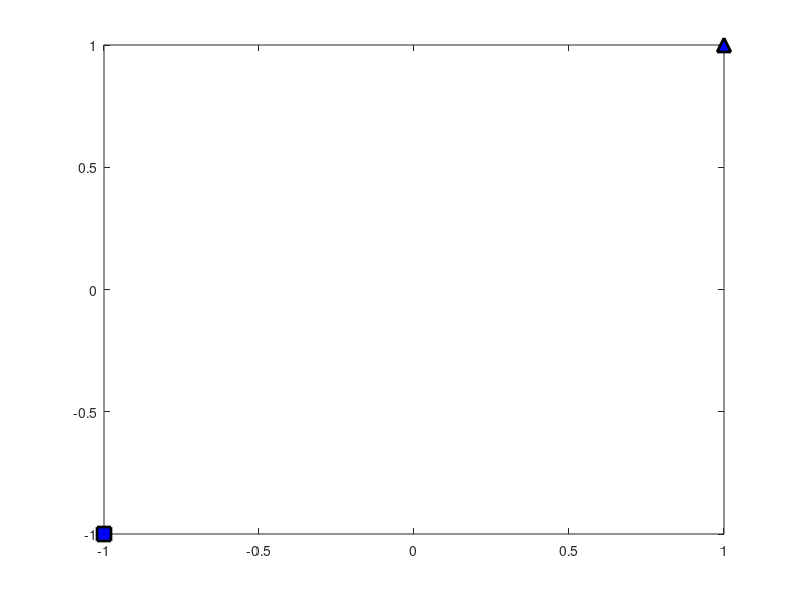

Write the MATLAB code that produced this figure. (Note: this script raises an error after producing the figure.)
%% Risk bounded continuous-time trajectory planning is static uncertain environment
%% Illustrative Example 3 : Time-Varying-SOS
clc; clear all; close all

%% start and goal points
x0 = [-1,-1]; xT = [1,1];
plot(x0(1),x0(2),'s','LineWidth',2,'MarkerSize',10,'MarkerEdgeColor','k','MarkerFaceColor','b'); hold on
plot(xT(1),xT(2),'^','LineWidth',2,'MarkerSize',10,'MarkerEdgeColor','k','MarkerFaceColor','b'); 

%% obtained optimal piece-wise linear trajectories via time-varying-SOS
% traj=[px(t),py(t)]
syms t
traj_1=[0.2530144721194292*t - 1.0, 1.096638848429912*t - 1.0];
traj_2=[1.7469855278805708*t - 0.7469855278805708, 0.9033611515700878*t + 0.09663884842991222];

% plots
traj_1 = double(subs(traj_1, t, (0:0.01:1.0)')); plot(traj_1(:,1)', traj_1(:,2)','r','LineWidth',2)
hold on
traj_2 = double(subs(traj_2, t, (0:0.01:1.0)')); plot(traj_2(:,1)', traj_2(:,2)','r','LineWidth',2)

%% plot static 0.1-Risk Contour: 
% intersection of polynomials of Eq(10): outer closed curve
syms x1 x2 w
% obstacle g(x1,x2,w)>=0 where w is probabilistic uncertainty
g=w^2-(x1-0)^2-(x2-0)^2; 
dg=polynomialDegree(g); % max degree of polynomial g
% w: uncertain parameter w~Uniform[l,u]
u=0.4;l=0.3;
m_w=[1];for i=1:2*dg ;m_w(i+1,1)=(1/(u-l))*((u^(i+1) - l^(i+1))/(i+1));end %moments of w
% Calculate the first and Second order moments of new random variable z=g(x1,x2,w)
Mg=[]; %list of first and second order moments of z in Eq(21)
for dd=1:2
% Moment of order dd of z
Md=expand(g^dd);
% replace moments of uncertain parameter w
Md1=subs(Md,flip(w.^[1:dd*dg].'),flip(m_w(2:dd*dg+1))) ; 
Mg=[Mg;Md1];
end
% Inner approximation of Static Delta-risk contour in Eq(10)
Cons_1=(Mg(2)-Mg(1)^2)/Mg(2);
Cons_2=Mg(1);

% plot
[x1,x2]=meshgrid([-2:0.01:2],[-2:0.01:2]);
Delta=0.1;

contour(x1,x2,eval(Cons_1),[Delta Delta],'r','Linewidth',1,'ShowText','on','DisplayName','(E[g]<0'); hold on
contour(x1,x2,eval(Cons_2),[0 0],'b','Linewidth',1,'ShowText','on','DisplayName','(E[g^2]-E^2[g])/E[g^2]<Delta'); hold on
